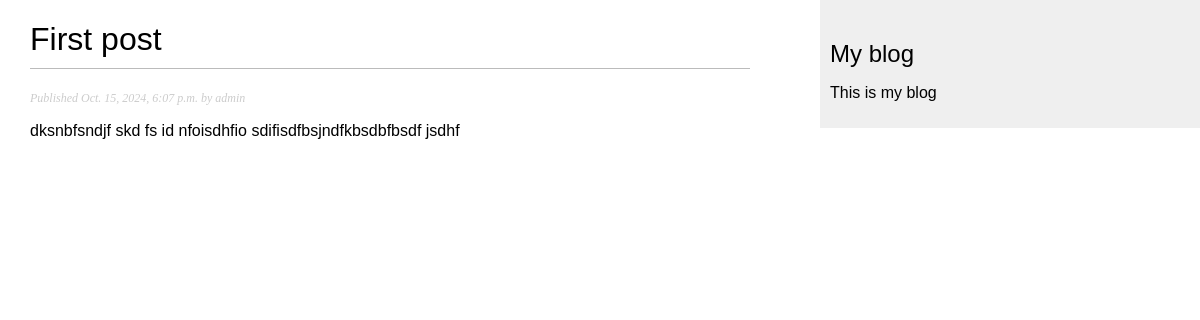
Page /blog/1/ on the committed database.
### blog/models.py (models this page shows, shortened)
class Post(models.Model):
    class Status(models.TextChoices):
        DRAFT = 'DF', 'Draft'
        PUBLISHED = 'PB', 'Published'
    title = models.CharField(max_length=100)
    slug = models.SlugField(max_length=50)
    body = models.TextField()
    publish = models.DateTimeField(default=timezone.now())
    created = models.DateTimeField(auto_now_add=True)
    updated = models.DateTimeField(auto_now=True)
    status = models.CharField(max_length=2, choices=Status.choices, default=Status.DRAFT)
    author = models.ForeignKey(User, on_delete=models.CASCADE, related_name='blog_posts')
    object = models.Manager()
    published = PublishedManager()
    class Meta:
        ordering = ['-publish']
        indexes = [models.Index(fields=['-publish'])]

### blog/views.py (the view)
# urls.py: path('<int:pk>/', post_detail, name='post_detail'),
def post_detail(request, pk):
    post = get_object_or_404(Post, pk=pk, status=Post.Status.PUBLISHED)
    return render(request, 'blog/post/detail.html', {'post': post})

### blog/templates/blog/post/detail.html (shortened to what this page needs)
{% extends 'blog/base.html' %}
{% block content %}
  <h1>{{ post.title }}</h1>
    <p class="date">
      Published {{ post.publish }} by {{ post.author }}
    </p>
    {{ post.body|linebreaks }}
{% endblock content %}

### blog/static/css/blog.css (style rules this page uses)
body { margin:0; padding:0; font-family:helvetica, sans-serif; }
h1 { font-weight:normal; border-bottom:1px solid #bbb; padding:0 0 10px 0; }
p.date { color:#ccc; font-family: georgia, serif; font-size: 12px; font-style: italic; }

### rows in the picture
Post: title "First post", publish "Oct. 15, 2024, 6:07 p.m.", author "admin", body "dksnbfsndjf skd fs id nfoisdhfio sdifisdfbsjndfkbsdbfbsdf jsdhf"
